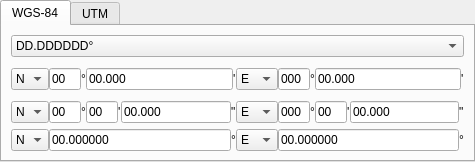
<?xml version="1.0" encoding="UTF-8"?>
<ui version="4.0">
 <class>CoordinatesWidget</class>
 <widget class="QWidget" name="CoordinatesWidget">
  <property name="geometry">
   <rect>
    <x>0</x>
    <y>0</y>
    <width>475</width>
    <height>162</height>
   </rect>
  </property>
  <property name="windowTitle">
   <string>Form</string>
  </property>
  <layout class="QGridLayout" name="gridLayout">
   <property name="margin">
    <number>0</number>
   </property>
   <item row="0" column="0">
    <widget class="QTabWidget" name="tabWidget">
     <property name="sizePolicy">
      <sizepolicy hsizetype="Expanding" vsizetype="Expanding">
       <horstretch>0</horstretch>
       <verstretch>0</verstretch>
      </sizepolicy>
     </property>
     <property name="currentIndex">
      <number>0</number>
     </property>
     <widget class="QWidget" name="tabWGS">
      <property name="sizePolicy">
       <sizepolicy hsizetype="Minimum" vsizetype="Preferred">
        <horstretch>0</horstretch>
        <verstretch>0</verstretch>
       </sizepolicy>
      </property>
      <attribute name="title">
       <string>WGS-84</string>
      </attribute>
      <layout class="QVBoxLayout" name="verticalLayout">
       <item>
        <widget class="QComboBox" name="wgsFormat">
         <property name="sizePolicy">
          <sizepolicy hsizetype="Expanding" vsizetype="Fixed">
           <horstretch>0</horstretch>
           <verstretch>0</verstretch>
          </sizepolicy>
         </property>
         <item>
          <property name="text">
           <string>DD.DDDDDD°</string>
          </property>
         </item>
         <item>
          <property name="text">
           <string>DD° MM.MMM'</string>
          </property>
         </item>
         <item>
          <property name="text">
           <string>DD° MM' SS.SSS&quot;</string>
          </property>
         </item>
        </widget>
       </item>
       <item>
        <widget class="QFrame" name="wgsDM">
         <property name="sizePolicy">
          <sizepolicy hsizetype="Expanding" vsizetype="Expanding">
           <horstretch>0</horstretch>
           <verstretch>0</verstretch>
          </sizepolicy>
         </property>
         <layout class="QHBoxLayout" name="horizontalLayout_3">
          <property name="spacing">
           <number>0</number>
          </property>
          <property name="margin">
           <number>0</number>
          </property>
          <item>
           <widget class="QComboBox" name="wgsDMNS">
            <property name="sizePolicy">
             <sizepolicy hsizetype="Minimum" vsizetype="Fixed">
              <horstretch>0</horstretch>
              <verstretch>0</verstretch>
             </sizepolicy>
            </property>
            <property name="maximumSize">
             <size>
              <width>50</width>
              <height>16777215</height>
             </size>
            </property>
            <item>
             <property name="text">
              <string>N</string>
             </property>
            </item>
            <item>
             <property name="text">
              <string>S</string>
             </property>
            </item>
           </widget>
          </item>
          <item>
           <widget class="NumberLineEdit" name="wgsDMDLat">
            <property name="sizePolicy">
             <sizepolicy hsizetype="Maximum" vsizetype="Fixed">
              <horstretch>100</horstretch>
              <verstretch>0</verstretch>
             </sizepolicy>
            </property>
            <property name="minimumSize">
             <size>
              <width>32</width>
              <height>0</height>
             </size>
            </property>
            <property name="maximumSize">
             <size>
              <width>32</width>
              <height>16777215</height>
             </size>
            </property>
            <property name="inputMethodHints">
             <set>Qt::ImhDigitsOnly|Qt::ImhFormattedNumbersOnly</set>
            </property>
            <property name="inputMask">
             <string>09; </string>
            </property>
            <property name="text">
             <string>00</string>
            </property>
           </widget>
          </item>
          <item>
           <widget class="QLabel" name="label_7">
            <property name="sizePolicy">
             <sizepolicy hsizetype="Maximum" vsizetype="Preferred">
              <horstretch>0</horstretch>
              <verstretch>0</verstretch>
             </sizepolicy>
            </property>
            <property name="text">
             <string>°</string>
            </property>
           </widget>
          </item>
          <item>
           <widget class="NumberLineEdit" name="wgsDMMLat">
            <property name="sizePolicy">
             <sizepolicy hsizetype="Expanding" vsizetype="Fixed">
              <horstretch>0</horstretch>
              <verstretch>0</verstretch>
             </sizepolicy>
            </property>
            <property name="inputMethodHints">
             <set>Qt::ImhDigitsOnly|Qt::ImhFormattedNumbersOnly</set>
            </property>
            <property name="inputMask">
             <string>09.000; </string>
            </property>
            <property name="text">
             <string>00.000</string>
            </property>
           </widget>
          </item>
          <item>
           <widget class="QLabel" name="label_8">
            <property name="sizePolicy">
             <sizepolicy hsizetype="Maximum" vsizetype="Preferred">
              <horstretch>0</horstretch>
              <verstretch>0</verstretch>
             </sizepolicy>
            </property>
            <property name="text">
             <string>'</string>
            </property>
           </widget>
          </item>
          <item>
           <widget class="QComboBox" name="wgsDMEW">
            <property name="sizePolicy">
             <sizepolicy hsizetype="Minimum" vsizetype="Fixed">
              <horstretch>0</horstretch>
              <verstretch>0</verstretch>
             </sizepolicy>
            </property>
            <property name="maximumSize">
             <size>
              <width>50</width>
              <height>16777215</height>
             </size>
            </property>
            <item>
             <property name="text">
              <string>E</string>
             </property>
            </item>
            <item>
             <property name="text">
              <string>W</string>
             </property>
            </item>
           </widget>
          </item>
          <item>
           <widget class="NumberLineEdit" name="wgsDMDLon">
            <property name="sizePolicy">
             <sizepolicy hsizetype="Maximum" vsizetype="Fixed">
              <horstretch>0</horstretch>
              <verstretch>0</verstretch>
             </sizepolicy>
            </property>
            <property name="minimumSize">
             <size>
              <width>32</width>
              <height>0</height>
             </size>
            </property>
            <property name="maximumSize">
             <size>
              <width>32</width>
              <height>16777215</height>
             </size>
            </property>
            <property name="inputMethodHints">
             <set>Qt::ImhDigitsOnly|Qt::ImhFormattedNumbersOnly</set>
            </property>
            <property name="inputMask">
             <string>009; </string>
            </property>
            <property name="text">
             <string>000</string>
            </property>
           </widget>
          </item>
          <item>
           <widget class="QLabel" name="label_9">
            <property name="sizePolicy">
             <sizepolicy hsizetype="Maximum" vsizetype="Preferred">
              <horstretch>0</horstretch>
              <verstretch>0</verstretch>
             </sizepolicy>
            </property>
            <property name="text">
             <string>°</string>
            </property>
           </widget>
          </item>
          <item>
           <widget class="NumberLineEdit" name="wgsDMMLon">
            <property name="sizePolicy">
             <sizepolicy hsizetype="Expanding" vsizetype="Fixed">
              <horstretch>0</horstretch>
              <verstretch>0</verstretch>
             </sizepolicy>
            </property>
            <property name="inputMethodHints">
             <set>Qt::ImhDigitsOnly|Qt::ImhFormattedNumbersOnly</set>
            </property>
            <property name="inputMask">
             <string>09.000; </string>
            </property>
            <property name="text">
             <string>00.000</string>
            </property>
           </widget>
          </item>
          <item>
           <widget class="QLabel" name="label_10">
            <property name="sizePolicy">
             <sizepolicy hsizetype="Maximum" vsizetype="Preferred">
              <horstretch>0</horstretch>
              <verstretch>0</verstretch>
             </sizepolicy>
            </property>
            <property name="text">
             <string>'</string>
            </property>
           </widget>
          </item>
         </layout>
        </widget>
       </item>
       <item>
        <widget class="QFrame" name="wgsDMS">
         <property name="sizePolicy">
          <sizepolicy hsizetype="Expanding" vsizetype="Preferred">
           <horstretch>0</horstretch>
           <verstretch>0</verstretch>
          </sizepolicy>
         </property>
         <layout class="QHBoxLayout" name="horizontalLayout_2">
          <property name="spacing">
           <number>0</number>
          </property>
          <property name="margin">
           <number>0</number>
          </property>
          <item>
           <widget class="QComboBox" name="wgsDMSNS">
            <property name="sizePolicy">
             <sizepolicy hsizetype="Minimum" vsizetype="Fixed">
              <horstretch>0</horstretch>
              <verstretch>0</verstretch>
             </sizepolicy>
            </property>
            <property name="maximumSize">
             <size>
              <width>50</width>
              <height>16777215</height>
             </size>
            </property>
            <item>
             <property name="text">
              <string>N</string>
             </property>
            </item>
            <item>
             <property name="text">
              <string>S</string>
             </property>
            </item>
           </widget>
          </item>
          <item>
           <widget class="NumberLineEdit" name="wgsDMSDLat">
            <property name="sizePolicy">
             <sizepolicy hsizetype="Maximum" vsizetype="Fixed">
              <horstretch>100</horstretch>
              <verstretch>0</verstretch>
             </sizepolicy>
            </property>
            <property name="minimumSize">
             <size>
              <width>32</width>
              <height>0</height>
             </size>
            </property>
            <property name="maximumSize">
             <size>
              <width>32</width>
              <height>16777215</height>
             </size>
            </property>
            <property name="inputMethodHints">
             <set>Qt::ImhDigitsOnly|Qt::ImhFormattedNumbersOnly</set>
            </property>
            <property name="inputMask">
             <string>09; </string>
            </property>
            <property name="text">
             <string>00</string>
            </property>
           </widget>
          </item>
          <item>
           <widget class="QLabel" name="label_11">
            <property name="sizePolicy">
             <sizepolicy hsizetype="Maximum" vsizetype="Preferred">
              <horstretch>0</horstretch>
              <verstretch>0</verstretch>
             </sizepolicy>
            </property>
            <property name="text">
             <string>°</string>
            </property>
            <property name="margin">
             <number>0</number>
            </property>
           </widget>
          </item>
          <item>
           <widget class="NumberLineEdit" name="wgsDMSMLat">
            <property name="sizePolicy">
             <sizepolicy hsizetype="Maximum" vsizetype="Fixed">
              <horstretch>100</horstretch>
              <verstretch>0</verstretch>
             </sizepolicy>
            </property>
            <property name="minimumSize">
             <size>
              <width>32</width>
              <height>0</height>
             </size>
            </property>
            <property name="maximumSize">
             <size>
              <width>32</width>
              <height>16777215</height>
             </size>
            </property>
            <property name="inputMethodHints">
             <set>Qt::ImhDigitsOnly|Qt::ImhFormattedNumbersOnly</set>
            </property>
            <property name="inputMask">
             <string>09; </string>
            </property>
            <property name="text">
             <string>00</string>
            </property>
           </widget>
          </item>
          <item>
           <widget class="QLabel" name="label_12">
            <property name="sizePolicy">
             <sizepolicy hsizetype="Maximum" vsizetype="Preferred">
              <horstretch>0</horstretch>
              <verstretch>0</verstretch>
             </sizepolicy>
            </property>
            <property name="text">
             <string>'</string>
            </property>
           </widget>
          </item>
          <item>
           <widget class="NumberLineEdit" name="wgsDMSSLat">
            <property name="sizePolicy">
             <sizepolicy hsizetype="Expanding" vsizetype="Fixed">
              <horstretch>0</horstretch>
              <verstretch>0</verstretch>
             </sizepolicy>
            </property>
            <property name="inputMethodHints">
             <set>Qt::ImhDigitsOnly|Qt::ImhFormattedNumbersOnly</set>
            </property>
            <property name="inputMask">
             <string>09.000; </string>
            </property>
            <property name="text">
             <string>00.000</string>
            </property>
           </widget>
          </item>
          <item>
           <widget class="QLabel" name="label_13">
            <property name="sizePolicy">
             <sizepolicy hsizetype="Maximum" vsizetype="Preferred">
              <horstretch>0</horstretch>
              <verstretch>0</verstretch>
             </sizepolicy>
            </property>
            <property name="text">
             <string>&quot;</string>
            </property>
           </widget>
          </item>
          <item>
           <widget class="QComboBox" name="wgsDMSEW">
            <property name="sizePolicy">
             <sizepolicy hsizetype="Maximum" vsizetype="Fixed">
              <horstretch>0</horstretch>
              <verstretch>0</verstretch>
             </sizepolicy>
            </property>
            <property name="maximumSize">
             <size>
              <width>50</width>
              <height>16777215</height>
             </size>
            </property>
            <item>
             <property name="text">
              <string>E</string>
             </property>
            </item>
            <item>
             <property name="text">
              <string>W</string>
             </property>
            </item>
           </widget>
          </item>
          <item>
           <widget class="NumberLineEdit" name="wgsDMSDLon">
            <property name="sizePolicy">
             <sizepolicy hsizetype="Maximum" vsizetype="Fixed">
              <horstretch>100</horstretch>
              <verstretch>0</verstretch>
             </sizepolicy>
            </property>
            <property name="minimumSize">
             <size>
              <width>32</width>
              <height>0</height>
             </size>
            </property>
            <property name="maximumSize">
             <size>
              <width>32</width>
              <height>16777215</height>
             </size>
            </property>
            <property name="inputMethodHints">
             <set>Qt::ImhDigitsOnly|Qt::ImhFormattedNumbersOnly</set>
            </property>
            <property name="inputMask">
             <string>009; </string>
            </property>
            <property name="text">
             <string>000</string>
            </property>
           </widget>
          </item>
          <item>
           <widget class="QLabel" name="label_14">
            <property name="sizePolicy">
             <sizepolicy hsizetype="Maximum" vsizetype="Preferred">
              <horstretch>0</horstretch>
              <verstretch>0</verstretch>
             </sizepolicy>
            </property>
            <property name="text">
             <string>°</string>
            </property>
           </widget>
          </item>
          <item>
           <widget class="NumberLineEdit" name="wgsDMSMLon">
            <property name="sizePolicy">
             <sizepolicy hsizetype="Maximum" vsizetype="Fixed">
              <horstretch>100</horstretch>
              <verstretch>0</verstretch>
             </sizepolicy>
            </property>
            <property name="minimumSize">
             <size>
              <width>32</width>
              <height>0</height>
             </size>
            </property>
            <property name="maximumSize">
             <size>
              <width>32</width>
              <height>16777215</height>
             </size>
            </property>
            <property name="inputMethodHints">
             <set>Qt::ImhDigitsOnly|Qt::ImhFormattedNumbersOnly</set>
            </property>
            <property name="inputMask">
             <string>09; </string>
            </property>
            <property name="text">
             <string>00</string>
            </property>
           </widget>
          </item>
          <item>
           <widget class="QLabel" name="label_15">
            <property name="sizePolicy">
             <sizepolicy hsizetype="Maximum" vsizetype="Preferred">
              <horstretch>0</horstretch>
              <verstretch>0</verstretch>
             </sizepolicy>
            </property>
            <property name="text">
             <string>'</string>
            </property>
           </widget>
          </item>
          <item>
           <widget class="NumberLineEdit" name="wgsDMSSLon">
            <property name="sizePolicy">
             <sizepolicy hsizetype="Expanding" vsizetype="Fixed">
              <horstretch>0</horstretch>
              <verstretch>0</verstretch>
             </sizepolicy>
            </property>
            <property name="inputMethodHints">
             <set>Qt::ImhDigitsOnly|Qt::ImhFormattedNumbersOnly</set>
            </property>
            <property name="inputMask">
             <string>09.000; </string>
            </property>
            <property name="text">
             <string>00.000</string>
            </property>
           </widget>
          </item>
          <item>
           <widget class="QLabel" name="label_16">
            <property name="sizePolicy">
             <sizepolicy hsizetype="Maximum" vsizetype="Preferred">
              <horstretch>0</horstretch>
              <verstretch>0</verstretch>
             </sizepolicy>
            </property>
            <property name="text">
             <string>&quot;</string>
            </property>
           </widget>
          </item>
         </layout>
        </widget>
       </item>
       <item>
        <widget class="QFrame" name="wgsDD">
         <property name="sizePolicy">
          <sizepolicy hsizetype="Expanding" vsizetype="Preferred">
           <horstretch>0</horstretch>
           <verstretch>0</verstretch>
          </sizepolicy>
         </property>
         <property name="frameShape">
          <enum>QFrame::NoFrame</enum>
         </property>
         <property name="frameShadow">
          <enum>QFrame::Plain</enum>
         </property>
         <layout class="QHBoxLayout" name="horizontalLayout">
          <property name="spacing">
           <number>0</number>
          </property>
          <property name="margin">
           <number>0</number>
          </property>
          <item>
           <widget class="QComboBox" name="wgsDDNS">
            <property name="sizePolicy">
             <sizepolicy hsizetype="Minimum" vsizetype="Fixed">
              <horstretch>0</horstretch>
              <verstretch>0</verstretch>
             </sizepolicy>
            </property>
            <property name="maximumSize">
             <size>
              <width>50</width>
              <height>16777215</height>
             </size>
            </property>
            <item>
             <property name="text">
              <string>N</string>
             </property>
            </item>
            <item>
             <property name="text">
              <string>S</string>
             </property>
            </item>
           </widget>
          </item>
          <item>
           <widget class="NumberLineEdit" name="wgsDDLat">
            <property name="sizePolicy">
             <sizepolicy hsizetype="Expanding" vsizetype="Fixed">
              <horstretch>0</horstretch>
              <verstretch>0</verstretch>
             </sizepolicy>
            </property>
            <property name="inputMethodHints">
             <set>Qt::ImhDigitsOnly|Qt::ImhFormattedNumbersOnly</set>
            </property>
            <property name="inputMask">
             <string>09.000000; </string>
            </property>
            <property name="text">
             <string>00.000000</string>
            </property>
           </widget>
          </item>
          <item>
           <widget class="QLabel" name="label_6">
            <property name="sizePolicy">
             <sizepolicy hsizetype="Maximum" vsizetype="Preferred">
              <horstretch>0</horstretch>
              <verstretch>0</verstretch>
             </sizepolicy>
            </property>
            <property name="text">
             <string>°</string>
            </property>
           </widget>
          </item>
          <item>
           <widget class="QComboBox" name="wgsDDEW">
            <property name="sizePolicy">
             <sizepolicy hsizetype="Minimum" vsizetype="Fixed">
              <horstretch>0</horstretch>
              <verstretch>0</verstretch>
             </sizepolicy>
            </property>
            <property name="maximumSize">
             <size>
              <width>50</width>
              <height>16777215</height>
             </size>
            </property>
            <item>
             <property name="text">
              <string>E</string>
             </property>
            </item>
            <item>
             <property name="text">
              <string>W</string>
             </property>
            </item>
           </widget>
          </item>
          <item>
           <widget class="NumberLineEdit" name="wgsDDLon">
            <property name="sizePolicy">
             <sizepolicy hsizetype="Expanding" vsizetype="Fixed">
              <horstretch>0</horstretch>
              <verstretch>0</verstretch>
             </sizepolicy>
            </property>
            <property name="inputMethodHints">
             <set>Qt::ImhDigitsOnly|Qt::ImhFormattedNumbersOnly</set>
            </property>
            <property name="inputMask">
             <string>09.000000; </string>
            </property>
            <property name="text">
             <string>00.000000</string>
            </property>
           </widget>
          </item>
          <item>
           <widget class="QLabel" name="label_5">
            <property name="sizePolicy">
             <sizepolicy hsizetype="Maximum" vsizetype="Preferred">
              <horstretch>0</horstretch>
              <verstretch>0</verstretch>
             </sizepolicy>
            </property>
            <property name="text">
             <string>°</string>
            </property>
           </widget>
          </item>
         </layout>
        </widget>
       </item>
      </layout>
     </widget>
     <widget class="QWidget" name="tabUTM">
      <property name="sizePolicy">
       <sizepolicy hsizetype="Minimum" vsizetype="Preferred">
        <horstretch>0</horstretch>
        <verstretch>0</verstretch>
       </sizepolicy>
      </property>
      <attribute name="title">
       <string>UTM</string>
      </attribute>
     </widget>
    </widget>
   </item>
  </layout>
 </widget>
 <customwidgets>
  <customwidget>
   <class>NumberLineEdit</class>
   <extends>QLineEdit</extends>
   <header>widgets/NumberLineEdit.h</header>
  </customwidget>
 </customwidgets>
 <resources/>
 <connections/>
</ui>
